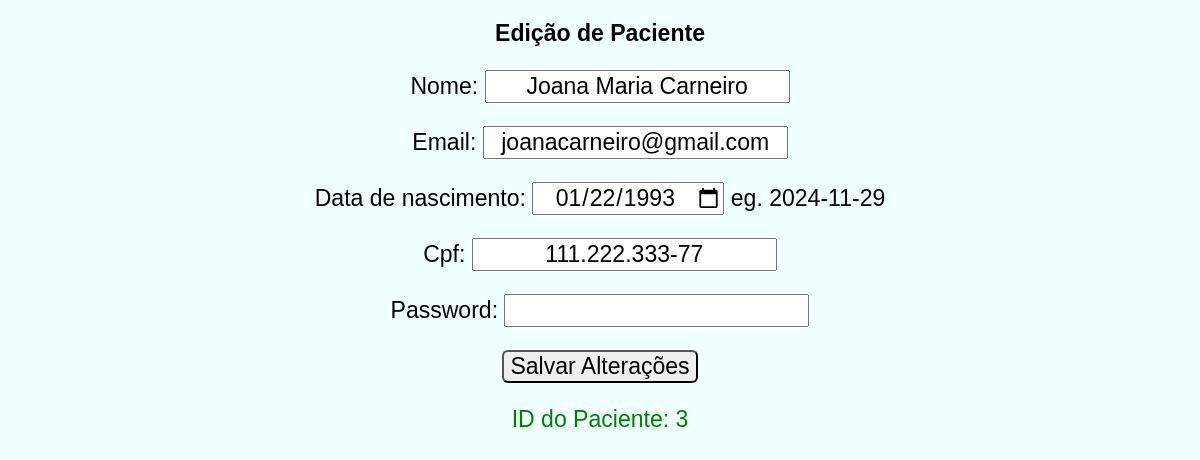
Screenshot of /portal_do_paciente/paciente/3/editar/ (signed in) with the database file from the repository.
### pacientes/models.py (models this page shows, shortened)
class Paciente(AbstractBaseUser, PermissionsMixin):
    id = models.AutoField(primary_key=True)
    nome = models.CharField(
        max_length=100,
        validators=[
            RegexValidator(
                regex='^[a-zA-Z\s]+$',
                message='O nome deve conter apenas letras e espaços.',
                code='invalid_name'
            )
        ]
    )
    email = models.EmailField(
        max_length=100,
        unique=True,
        blank=False,
        null=False
    )  # Email é obrigatório e validado
    data_de_nascimento = models.DateField(
        default=timezone.now,
        help_text=f'eg. {str(timezone.now().date())}'
    )
    cpf = models.CharField(
        max_length=14,
        unique=True,
        null=False,
        blank=False,
        validators=[
            MinLengthValidator(
                14,
                message='O CPF deve ter 14 dígitos .'
            )
        ]
    )
    password = models.CharField(
        max_length=25,
        unique=True,
        null=False,
        blank=False,
        validators=[
            MinLengthValidator(
                8,
                message='A senha deve ter pelo menos 8 dígitos.'
            )
        ]
    )
    is_staff = models.BooleanField(default=False)
    is_superuser = models.BooleanField(default=False)
    is_active = models.BooleanField(default=True)
    USERNAME_FIELD = 'cpf'  # Define o CPF como o campo de identificação principal
    REQUIRED_FIELDS = ['email', 'password']  # Email agora é opcional
    objects = PacienteManager()
    groups = models.ManyToManyField(
        'auth.Group',
        related_name='paciente_set',  # Nome exclusivo para o relacionamento do Paciente
        blank=True
    )
    user_permissions = models.ManyToManyField(
        'auth.Permission',
        related_name='paciente_permissions_set',  # Nome exclusivo para o relacionamento do Paciente
        blank=True
    )

### portal_do_paciente/views.py (the view)
# urls.py: path('paciente/<int:id>/editar/', views.editar_paciente, name='editar_paciente'),
@login_required
def editar_paciente(request, id):
    paciente = get_object_or_404(Paciente, id=id) # Usa get_object_or_404 para lidar com Paciente inexistente
    if request.method == 'POST':
        form = PacienteForm(request.POST, instance=paciente)
        if form.is_valid():
            paciente = form.save(commit=False)  # Cria o objeto Paciente, mas não salva ainda
            paciente.set_password(form.cleaned_data['password'])
            paciente.data_de_nascimento = form.cleaned_data['data_de_nascimento']
            paciente.is_staff = False
            paciente.is_superuser = False
            paciente.is_active = True
            paciente.save()
            return redirect('portal_do_paciente',id=id) # Redireciona para o portal do paciente
        else:
            contexto = {'form': form, 'paciente': paciente, 'erro': 'Formulário inválido. Verifique os campos.'}
            return render(request, 'editar_paciente.html', contexto) # Renderiza a mesma página com os erros
    else:
        form = PacienteForm(instance=paciente)
    context = {'form': form, 'paciente': paciente}
    return render(request, 'editar_paciente.html', context)

### pacientes/forms.py
class PacienteForm(forms.ModelForm):
    class Meta:
        model = Paciente
        fields = ['nome', 'email', 'data_de_nascimento', 'cpf', 'password']
        widgets = {
            'password': forms.PasswordInput(),
            'data_de_nascimento': forms.DateInput(
                format="%Y-%m-%d",
                attrs={'type': 'date'}
            ),
            'nome': forms.TextInput(attrs={'class': 'form-control'}),
            'email': forms.EmailInput(attrs={'class': 'form-control'}),
            'cpf': forms.TextInput(attrs={'class': 'form-control'}),
        }
        data_de_nascimento = forms.DateField(
        widget=forms.DateInput(
            format="%Y-%m-%d",
            attrs={'type': 'date'}
        ),
        input_formats=["%Y-%m-%d"],
        validators=[validate_future_date],
    )

### portal_do_paciente/templates/editar_paciente.html (shortened to what this page needs)
{% load static %}
<link rel="stylesheet" href="{% static 'css/style_editar.css' %}">
<h1>Edição de Paciente</h1>
<form method="post">
    {{ form.as_p }}
    <button type="submit">Salvar Alterações</button>
</form>
<p>ID do Paciente: {{ paciente.id }}</p>

### static/css/style_editar.css (style rules this page uses)
* { text-align: center; color:black; font-size: 1.2rem; font-family: sans-serif; }
h1 { margin: 20px; }
button { border-radius: 6px; }
p { color:green }

### rows the page displays
Paciente: nome "Joana Maria Carneiro", email "joanacarneiro@gmail.com", data_de_nascimento "01/22/1993", cpf "111.222.333-77", id "3"
